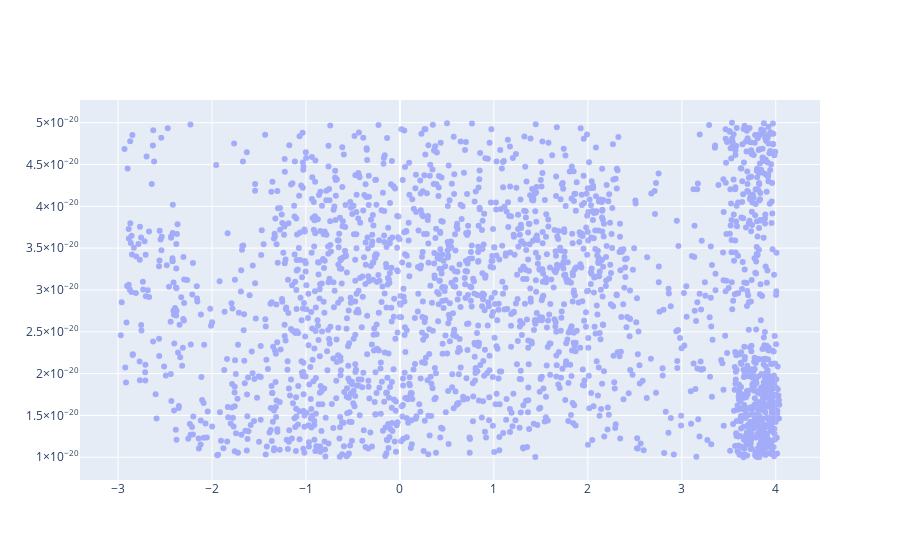

Notebook source saved alongside this figure:
### Code cell
fig = go.Figure()
fig.add_trace(go.Scatter(x=df_lat_space.m2_m,
                         y=df_hidden_states.m2,
                         mode='markers',
                         opacity=.5,
                         name='training loss'))
fig.show()

### Figure 1 — Plotly figure (JSON) as saved in the notebook; plotly's stock layout.template omitted (floating-point values rounded to 4 significant figures; data arrays with more than 128 entries replaced by an {"elided": "..."} marker saying what was removed)
{"data": [{"mode": "markers", "name": "training loss", "opacity": 0.5, "type": "scatter", "x": {"elided": "2188 float values"}, "y": {"elided": "2188 float values"}}], "layout": {}}
